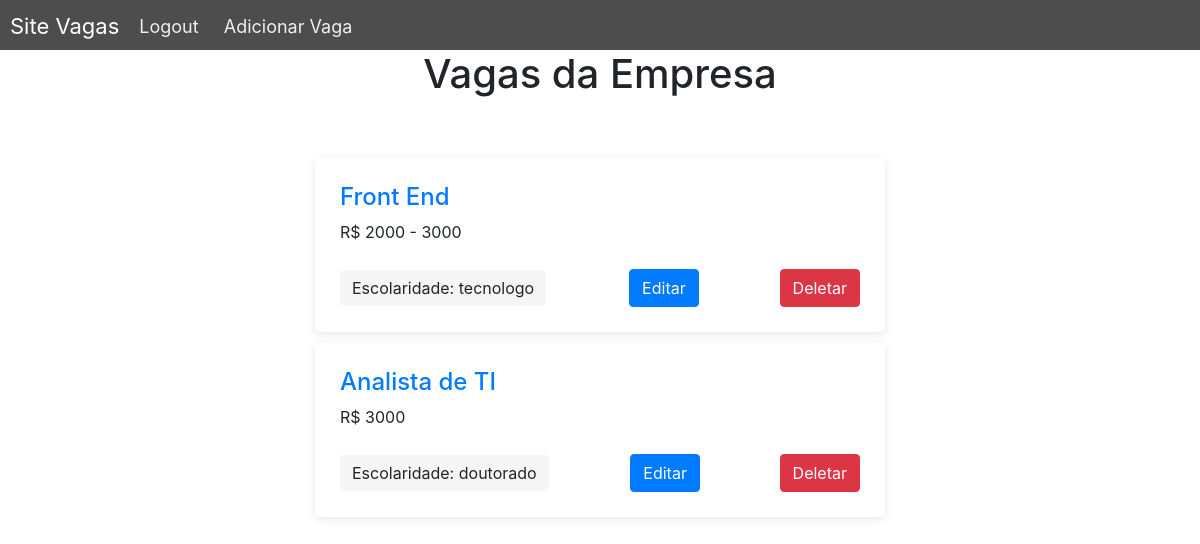
The page /vagas/listar-vagas/ (signed in) on the database as committed earlier.
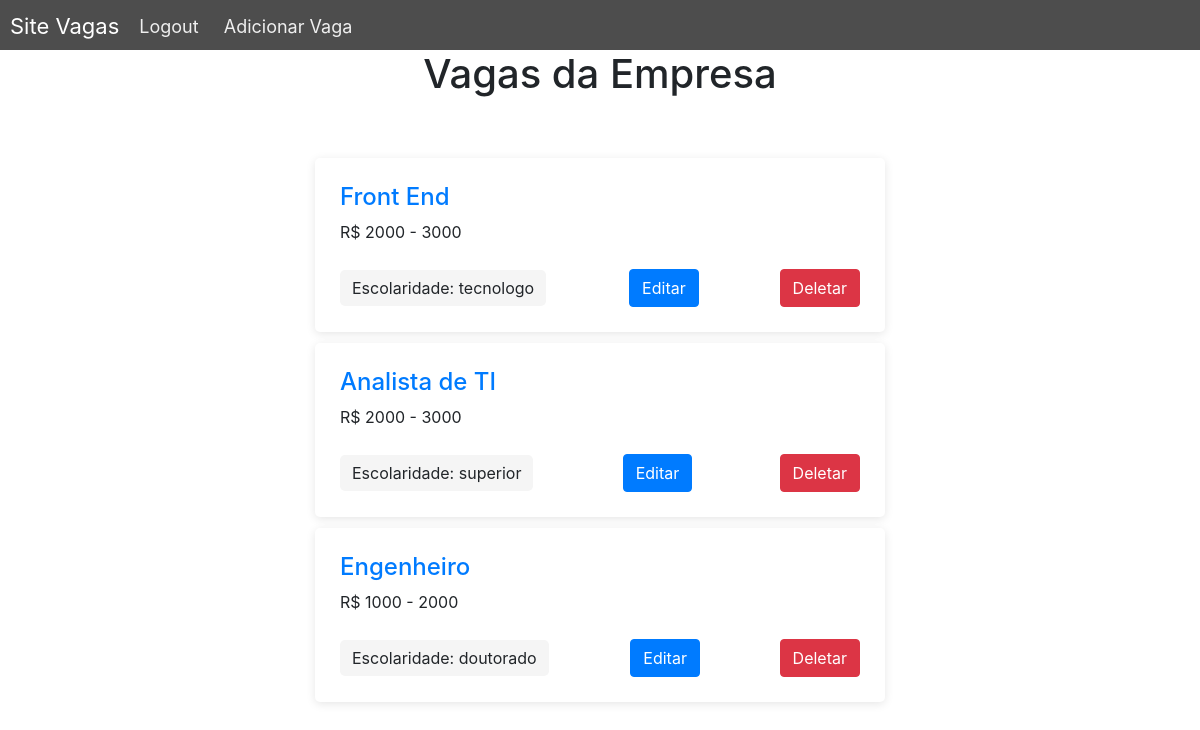
The same page on the database as committed later.
### vacancies/models.py (models this page shows, shortened)
class Vacancies(models.Model):
    class Meta:
        verbose_name = 'Vacancie'
        verbose_name_plural = 'Vacancies'
    company = models.ForeignKey(Company, verbose_name="Empresa", on_delete=models.CASCADE)
    nome = models.CharField(max_length=100, verbose_name="Título")
    sal = (("1000", "Até R$ 1000"),
                    ("1000 - 2000", "De R$ 1000 a R$ 2000"),
                    ("2000 - 3000", "De R$ 2000 a R$ 3000"),
                    ("3000", "Acima de R$ 3000"))
    escol = (("fundamental", "Ensino fundamental"),
                    ("medio", "Ensino médio"),
                    ("tecnologo", "Tecnólogo"),
                    ("superior", "Ensino Superior"),
                    ("pos", "Pós / MBA / Mestrado"),
                    ("doutorado", "Doutorado"))
    faixa_salarial = models.CharField(max_length=20, choices=sal, default="1000", verbose_name="Faixa Salarial")
    req = models.TextField(verbose_name="Requisitos")
    escolaridade = models.CharField(max_length=20, choices=escol, verbose_name="Escolaridade Mínima")
    data_criacao = models.DateField(auto_now=True)

### vacancies/views.py (the view)
# urls.py: path('listar-vagas/', ListVacancies.as_view(), name="list-vacancies"),
@method_decorator([login_required], name='dispatch')
class ListVacancies(generic.ListView):
    model = Vacancies
    context_object_name = "vacancies"
    template_name = "vacancies/list_vacancies.html"
    def get_context_data(self, **kwargs):
        context = super().get_context_data(**kwargs)
        current_company = Company.objects.filter(user = self.request.user)
        context['vacancies'] = context['vacancies'].filter(company = current_company[0])
        context['company_id'] = Company.objects.values_list('user', flat=True)
        return context

### vacancies/templates/vacancies/list_vacancies.html (shortened to what this page needs)
{% load static %}
<!DOCTYPE html>
<html lang="en">
<head>
    <link rel="stylesheet" href="{% static 'vacancies/style_card.css' %}">
    <link rel="stylesheet" href="{% static 'vacancies/style_mainPage.css' %}">
    <link rel="stylesheet" type="text/css" href="https://maxcdn.bootstrapcdn.com/bootstrap/4.0.0/css/bootstrap.min.css">
</head>
<body>
    {% if user.is_applicant %}
    <h4>Você não é permitido aqui</h4>
    <button type="submit" onclick="history.go(-1);" class="inline">Voltar</button>
    {% elif user.id not in company_id %}
        <h4>Você precisa completar o cadastro</h4>
        <button><a href="{% url 'users:company-register-complete' %}">Completar Cadastro</a></button>
    {% else %}
    <div class="nav">
        <div class="nav-header">
          <div class="nav-title">
            Site Vagas
          </div>
        </div>
        <div class="nav-links">
          <a href="{% url 'users:logout' %}">Logout</a>
          <a href="{% url 'vacancies:create-vacancie' %}">Adicionar Vaga</a>
        </div>
      </div>
        <h1 class="text-center" style="margin-bottom: 5%;"> Vagas da Empresa</h1>
        {% for vacancie in vacancies %}
            <div class="col-sm-6 offset-sm-3">
                <div class="job-card">
                    <div class="job-card__content">
                        <div class="job-card_info">
                            <h4><a href="{% url 'vacancies:detail-vacancie' vacancie.id%}">{{vacancie.nome}}</a></h4>
                            <p class="mb-0">R$ {{vacancie.faixa_salarial}}</p>
                        </div>
                    </div>
                    <div class="job-card__footer">
                        <div class="job-card_job-type">
                            <span class="job-label">Escolaridade: {{vacancie.escolaridade}}</span>
                        </div>
                        <form action="{% url 'vacancies:update-vacancie' vacancie.id%}">
                            <button type="submit" class="btn btn-primary">Editar</button>
                        </form>
                        <form action="{% url 'vacancies:delete-vacancie' vacancie.id%}">
                            <button type="submit" class="btn btn-danger">Deletar</button>
                        </form>
                    </div>
                </div>
            </div>
        {% empty %}
            <h2>A sua empresa ainda não cadastrou nenhuma vaga.</h2>
        {% endfor %}
    {% endif %}
</body>
</html>

Rows that differ between the two databases and show on the page:
changed Vacancies "Analista de TI": faixa_salarial "3000" → "2000 - 3000"; escolaridade "doutorado" → "superior"
added Vacancies: nome "Engenheiro", faixa_salarial "1000 - 2000", escolaridade "doutorado"
